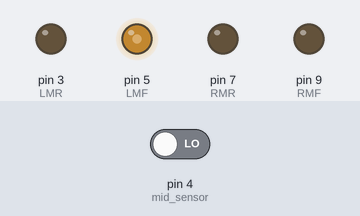
A sketch run on a simulated Arduino Uno, built with avr-gcc and run on an emulated ATmega328P. Parts: output pins drawn as LEDs (lit = HIGH). The test bench sets the inputs (shaded band); at power-on: pin 4 (mid_sensor) LOW.

Above: at 1.2 s.
1.3 s: pin 4 (mid_sensor) driven HIGH
At 1.8 s:
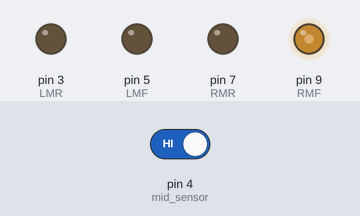
Timing chart, 0 to 4.3 s (numbered marks = the images above; inputs shaded):
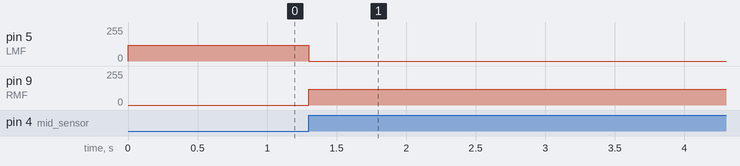

Measured:
- after the input at 1.3 s, pin 5 (LMF): 120/255 → 0/255 at once; pin 9 (RMF): 0/255 → 120/255 at once

The sketch:

line_robot_single_sensor.ino
```cpp
//Define ON and OFF
#define ON HIGH
#define OFF LOW

//Variable to hold returned sensor value
int sensorValue = 0;
const int mid_sensor = 4;

//Mapping motor functions to Arduio pins
const int LMR = 3; //IB1
const int LMF = 5;  //IA1
const int RMR = 7; //IA2
const int RMF = 9; //IB2
const int HS = 255;
const int LS = 120;

//Setup function
void setup() {
    //Set motor control pins as output
    pinMode(LMR,OUTPUT);
    pinMode(RMR,OUTPUT);
    pinMode(LMF,OUTPUT);
    pinMode(RMF,OUTPUT);
    pinMode(mid_sensor,INPUT);
    //Ensure motor reverse is turned off.
    analogWrite(LMR,OFF);
    analogWrite(RMR,OFF);

}
//Main program loop
void loop() {
    //Read sensor value
    sensorValue = digitalRead(mid_sensor);
    if(sensorValue) {
        digitalWrite(LMF,OFF);
        analogWrite(RMF,LS);


    } else {
      analogWrite(LMF,LS);
      digitalWrite(RMF,OFF);

    }


}
```
